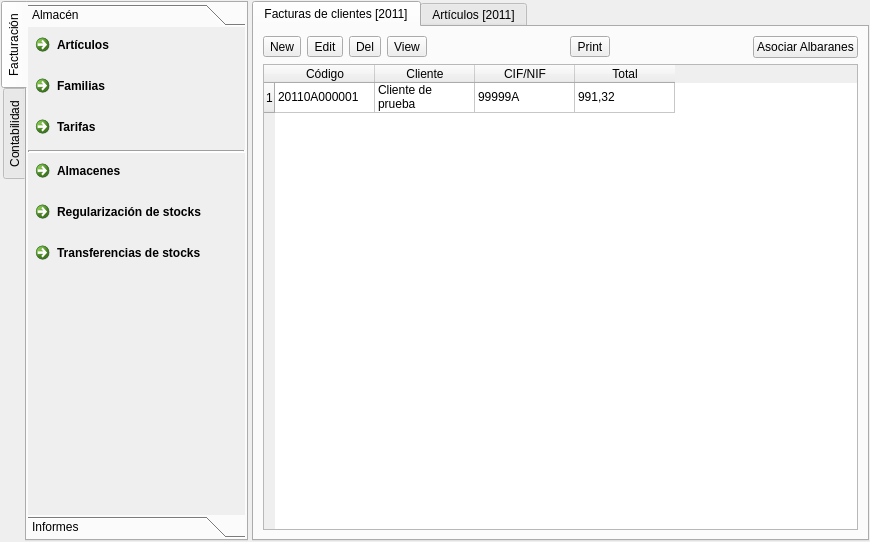
<?xml version="1.0" encoding="UTF-8"?>
<ui version="4.0">
 <class>Form</class>
 <widget class="QWidget" name="Form">
  <property name="geometry">
   <rect>
    <x>0</x>
    <y>0</y>
    <width>870</width>
    <height>542</height>
   </rect>
  </property>
  <property name="windowTitle">
   <string>Form</string>
  </property>
  <layout class="QHBoxLayout" name="horizontalLayout" stretch="4,0">
   <property name="spacing">
    <number>4</number>
   </property>
   <property name="sizeConstraint">
    <enum>QLayout::SetMaximumSize</enum>
   </property>
   <property name="margin">
    <number>1</number>
   </property>
   <item>
    <widget class="QTabWidget" name="tabWidget">
     <property name="sizePolicy">
      <sizepolicy hsizetype="Preferred" vsizetype="Expanding">
       <horstretch>0</horstretch>
       <verstretch>0</verstretch>
      </sizepolicy>
     </property>
     <property name="tabPosition">
      <enum>QTabWidget::West</enum>
     </property>
     <property name="tabShape">
      <enum>QTabWidget::Rounded</enum>
     </property>
     <property name="currentIndex">
      <number>0</number>
     </property>
     <widget class="QWidget" name="tab_2">
      <attribute name="title">
       <string>Facturación</string>
      </attribute>
      <layout class="QVBoxLayout" name="verticalLayout_2">
       <property name="spacing">
        <number>1</number>
       </property>
       <property name="sizeConstraint">
        <enum>QLayout::SetNoConstraint</enum>
       </property>
       <property name="margin">
        <number>1</number>
       </property>
       <item>
        <widget class="QToolBox" name="toolBox_2">
         <property name="sizePolicy">
          <sizepolicy hsizetype="Preferred" vsizetype="Preferred">
           <horstretch>0</horstretch>
           <verstretch>0</verstretch>
          </sizepolicy>
         </property>
         <property name="frameShape">
          <enum>QFrame::NoFrame</enum>
         </property>
         <property name="currentIndex">
          <number>0</number>
         </property>
         <property name="tabSpacing">
          <number>1</number>
         </property>
         <widget class="QWidget" name="page_3">
          <property name="geometry">
           <rect>
            <x>0</x>
            <y>0</y>
            <width>215</width>
            <height>488</height>
           </rect>
          </property>
          <property name="sizePolicy">
           <sizepolicy hsizetype="Preferred" vsizetype="Preferred">
            <horstretch>0</horstretch>
            <verstretch>0</verstretch>
           </sizepolicy>
          </property>
          <attribute name="label">
           <string>Almacén</string>
          </attribute>
          <layout class="QFormLayout" name="formLayout_2">
           <property name="sizeConstraint">
            <enum>QLayout::SetDefaultConstraint</enum>
           </property>
           <property name="fieldGrowthPolicy">
            <enum>QFormLayout::AllNonFixedFieldsGrow</enum>
           </property>
           <property name="rowWrapPolicy">
            <enum>QFormLayout::WrapLongRows</enum>
           </property>
           <property name="horizontalSpacing">
            <number>0</number>
           </property>
           <property name="verticalSpacing">
            <number>0</number>
           </property>
           <property name="margin">
            <number>0</number>
           </property>
           <item row="1" column="1">
            <widget class="QCommandLinkButton" name="commandLinkButton_5">
             <property name="text">
              <string>Artículos</string>
             </property>
            </widget>
           </item>
           <item row="3" column="1">
            <widget class="QCommandLinkButton" name="commandLinkButton_6">
             <property name="text">
              <string>Familias</string>
             </property>
            </widget>
           </item>
           <item row="4" column="1">
            <widget class="QCommandLinkButton" name="commandLinkButton_7">
             <property name="text">
              <string>Tarifas</string>
             </property>
            </widget>
           </item>
           <item row="5" column="1">
            <widget class="QFrame" name="frame_2">
             <property name="frameShape">
              <enum>QFrame::HLine</enum>
             </property>
             <property name="frameShadow">
              <enum>QFrame::Sunken</enum>
             </property>
             <property name="lineWidth">
              <number>2</number>
             </property>
            </widget>
           </item>
           <item row="6" column="1">
            <widget class="QCommandLinkButton" name="commandLinkButton_4">
             <property name="text">
              <string>Almacenes</string>
             </property>
            </widget>
           </item>
           <item row="7" column="1">
            <widget class="QCommandLinkButton" name="commandLinkButton_8">
             <property name="text">
              <string>Regularización de stocks</string>
             </property>
            </widget>
           </item>
           <item row="8" column="1">
            <widget class="QCommandLinkButton" name="commandLinkButton_9">
             <property name="text">
              <string>Transferencias de stocks</string>
             </property>
            </widget>
           </item>
          </layout>
         </widget>
         <widget class="QWidget" name="page_4">
          <property name="geometry">
           <rect>
            <x>0</x>
            <y>0</y>
            <width>215</width>
            <height>488</height>
           </rect>
          </property>
          <attribute name="label">
           <string>Informes</string>
          </attribute>
          <layout class="QFormLayout" name="formLayout_3">
           <property name="fieldGrowthPolicy">
            <enum>QFormLayout::AllNonFixedFieldsGrow</enum>
           </property>
           <property name="horizontalSpacing">
            <number>1</number>
           </property>
           <property name="verticalSpacing">
            <number>3</number>
           </property>
           <property name="margin">
            <number>2</number>
           </property>
           <item row="0" column="0">
            <widget class="QToolButton" name="toolButton_11">
             <property name="text">
              <string>...</string>
             </property>
             <property name="icon">
              <iconset>
               <normaloff>../../../../../clock.png</normaloff>../../../../../clock.png</iconset>
             </property>
             <property name="iconSize">
              <size>
               <width>32</width>
               <height>32</height>
              </size>
             </property>
            </widget>
           </item>
           <item row="0" column="1">
            <widget class="QLabel" name="label">
             <property name="frameShape">
              <enum>QFrame::Panel</enum>
             </property>
             <property name="frameShadow">
              <enum>QFrame::Raised</enum>
             </property>
             <property name="lineWidth">
              <number>0</number>
             </property>
             <property name="text">
              <string>Detalle de presupuestos de clientes</string>
             </property>
             <property name="wordWrap">
              <bool>true</bool>
             </property>
             <property name="margin">
              <number>2</number>
             </property>
            </widget>
           </item>
           <item row="1" column="0">
            <widget class="QToolButton" name="toolButton_12">
             <property name="text">
              <string>...</string>
             </property>
             <property name="icon">
              <iconset>
               <normaloff>../../../../../clock.png</normaloff>../../../../../clock.png</iconset>
             </property>
            </widget>
           </item>
           <item row="1" column="1">
            <widget class="QLabel" name="label_2">
             <property name="text">
              <string>Detalle de pedidos de clientes</string>
             </property>
             <property name="wordWrap">
              <bool>true</bool>
             </property>
            </widget>
           </item>
           <item row="5" column="0">
            <widget class="QToolButton" name="toolButton_13">
             <property name="text">
              <string>...</string>
             </property>
             <property name="icon">
              <iconset>
               <normaloff>../../../../../clock.png</normaloff>../../../../../clock.png</iconset>
             </property>
            </widget>
           </item>
           <item row="5" column="1">
            <widget class="QLabel" name="label_6">
             <property name="text">
              <string>Detalle de pedidos de proveedores</string>
             </property>
             <property name="wordWrap">
              <bool>true</bool>
             </property>
            </widget>
           </item>
           <item row="6" column="0">
            <widget class="QToolButton" name="toolButton_14">
             <property name="text">
              <string>...</string>
             </property>
             <property name="icon">
              <iconset>
               <normaloff>../../../../../clock.png</normaloff>../../../../../clock.png</iconset>
             </property>
            </widget>
           </item>
           <item row="6" column="1">
            <widget class="QLabel" name="label_5">
             <property name="text">
              <string>Detalle de albaranes de proveedores</string>
             </property>
             <property name="wordWrap">
              <bool>true</bool>
             </property>
            </widget>
           </item>
           <item row="4" column="1">
            <widget class="QFrame" name="frame_3">
             <property name="frameShape">
              <enum>QFrame::HLine</enum>
             </property>
             <property name="frameShadow">
              <enum>QFrame::Sunken</enum>
             </property>
             <property name="lineWidth">
              <number>2</number>
             </property>
            </widget>
           </item>
          </layout>
         </widget>
        </widget>
       </item>
      </layout>
     </widget>
     <widget class="QWidget" name="tab">
      <attribute name="title">
       <string>Contabilidad</string>
      </attribute>
      <layout class="QVBoxLayout" name="verticalLayout">
       <property name="spacing">
        <number>1</number>
       </property>
       <property name="sizeConstraint">
        <enum>QLayout::SetMinAndMaxSize</enum>
       </property>
       <property name="margin">
        <number>1</number>
       </property>
       <item>
        <widget class="QToolBox" name="toolBox">
         <property name="sizePolicy">
          <sizepolicy hsizetype="Preferred" vsizetype="Preferred">
           <horstretch>0</horstretch>
           <verstretch>0</verstretch>
          </sizepolicy>
         </property>
         <property name="frameShape">
          <enum>QFrame::NoFrame</enum>
         </property>
         <property name="currentIndex">
          <number>1</number>
         </property>
         <property name="tabSpacing">
          <number>1</number>
         </property>
         <widget class="QWidget" name="page">
          <property name="geometry">
           <rect>
            <x>0</x>
            <y>0</y>
            <width>215</width>
            <height>488</height>
           </rect>
          </property>
          <property name="sizePolicy">
           <sizepolicy hsizetype="Preferred" vsizetype="Preferred">
            <horstretch>0</horstretch>
            <verstretch>0</verstretch>
           </sizepolicy>
          </property>
          <attribute name="label">
           <string>Principal</string>
          </attribute>
          <layout class="QFormLayout" name="formLayout">
           <property name="sizeConstraint">
            <enum>QLayout::SetMinAndMaxSize</enum>
           </property>
           <property name="fieldGrowthPolicy">
            <enum>QFormLayout::AllNonFixedFieldsGrow</enum>
           </property>
           <property name="rowWrapPolicy">
            <enum>QFormLayout::WrapLongRows</enum>
           </property>
           <property name="horizontalSpacing">
            <number>0</number>
           </property>
           <property name="verticalSpacing">
            <number>0</number>
           </property>
           <property name="leftMargin">
            <number>0</number>
           </property>
           <property name="topMargin">
            <number>0</number>
           </property>
           <property name="rightMargin">
            <number>0</number>
           </property>
           <item row="5" column="1">
            <widget class="QCommandLinkButton" name="commandLinkButton_3">
             <property name="text">
              <string>Regularización del I.V.A.</string>
             </property>
            </widget>
           </item>
           <item row="1" column="1">
            <widget class="QCommandLinkButton" name="commandLinkButton">
             <property name="text">
              <string>Asientos</string>
             </property>
            </widget>
           </item>
           <item row="3" column="1">
            <widget class="QCommandLinkButton" name="commandLinkButton_2">
             <property name="text">
              <string>Asientos Predefinidos</string>
             </property>
            </widget>
           </item>
           <item row="4" column="1">
            <widget class="QFrame" name="frame">
             <property name="frameShape">
              <enum>QFrame::HLine</enum>
             </property>
             <property name="frameShadow">
              <enum>QFrame::Sunken</enum>
             </property>
             <property name="lineWidth">
              <number>2</number>
             </property>
            </widget>
           </item>
          </layout>
         </widget>
         <widget class="QWidget" name="page_2">
          <property name="geometry">
           <rect>
            <x>0</x>
            <y>0</y>
            <width>215</width>
            <height>488</height>
           </rect>
          </property>
          <attribute name="label">
           <string>Informes</string>
          </attribute>
         </widget>
        </widget>
       </item>
      </layout>
     </widget>
    </widget>
   </item>
   <item>
    <widget class="QTabWidget" name="tabWidget_2">
     <property name="sizePolicy">
      <sizepolicy hsizetype="Expanding" vsizetype="Expanding">
       <horstretch>10</horstretch>
       <verstretch>0</verstretch>
      </sizepolicy>
     </property>
     <property name="currentIndex">
      <number>0</number>
     </property>
     <widget class="QWidget" name="tab_3">
      <attribute name="title">
       <string>Facturas de clientes [2011]</string>
      </attribute>
      <layout class="QVBoxLayout" name="verticalLayout_3">
       <item>
        <layout class="QHBoxLayout" name="horizontalLayout_2">
         <item>
          <widget class="QToolButton" name="toolButton">
           <property name="text">
            <string>New</string>
           </property>
          </widget>
         </item>
         <item>
          <widget class="QToolButton" name="toolButton_2">
           <property name="text">
            <string>Edit</string>
           </property>
          </widget>
         </item>
         <item>
          <widget class="QToolButton" name="toolButton_3">
           <property name="text">
            <string>Del</string>
           </property>
          </widget>
         </item>
         <item>
          <widget class="QToolButton" name="toolButton_4">
           <property name="text">
            <string>View</string>
           </property>
          </widget>
         </item>
         <item>
          <spacer name="horizontalSpacer">
           <property name="orientation">
            <enum>Qt::Horizontal</enum>
           </property>
           <property name="sizeHint" stdset="0">
            <size>
             <width>40</width>
             <height>20</height>
            </size>
           </property>
          </spacer>
         </item>
         <item>
          <widget class="QToolButton" name="toolButton_5">
           <property name="text">
            <string>Print</string>
           </property>
          </widget>
         </item>
         <item>
          <spacer name="horizontalSpacer_2">
           <property name="orientation">
            <enum>Qt::Horizontal</enum>
           </property>
           <property name="sizeHint" stdset="0">
            <size>
             <width>40</width>
             <height>20</height>
            </size>
           </property>
          </spacer>
         </item>
         <item>
          <widget class="QPushButton" name="pushButton">
           <property name="text">
            <string>Asociar Albaranes</string>
           </property>
          </widget>
         </item>
        </layout>
       </item>
       <item>
        <widget class="QTableWidget" name="tableWidget">
         <row>
          <property name="text">
           <string>1</string>
          </property>
         </row>
         <column>
          <property name="text">
           <string>Código</string>
          </property>
         </column>
         <column>
          <property name="text">
           <string>Cliente</string>
          </property>
         </column>
         <column>
          <property name="text">
           <string>CIF/NIF</string>
          </property>
         </column>
         <column>
          <property name="text">
           <string>Total</string>
          </property>
         </column>
         <item row="0" column="0">
          <property name="text">
           <string>20110A000001</string>
          </property>
         </item>
         <item row="0" column="1">
          <property name="text">
           <string>Cliente de prueba</string>
          </property>
         </item>
         <item row="0" column="2">
          <property name="text">
           <string>99999A</string>
          </property>
         </item>
         <item row="0" column="3">
          <property name="text">
           <string>991,32</string>
          </property>
         </item>
        </widget>
       </item>
      </layout>
     </widget>
     <widget class="QWidget" name="tab_4">
      <attribute name="title">
       <string>Artículos [2011]</string>
      </attribute>
     </widget>
    </widget>
   </item>
  </layout>
 </widget>
 <resources/>
 <connections/>
</ui>
